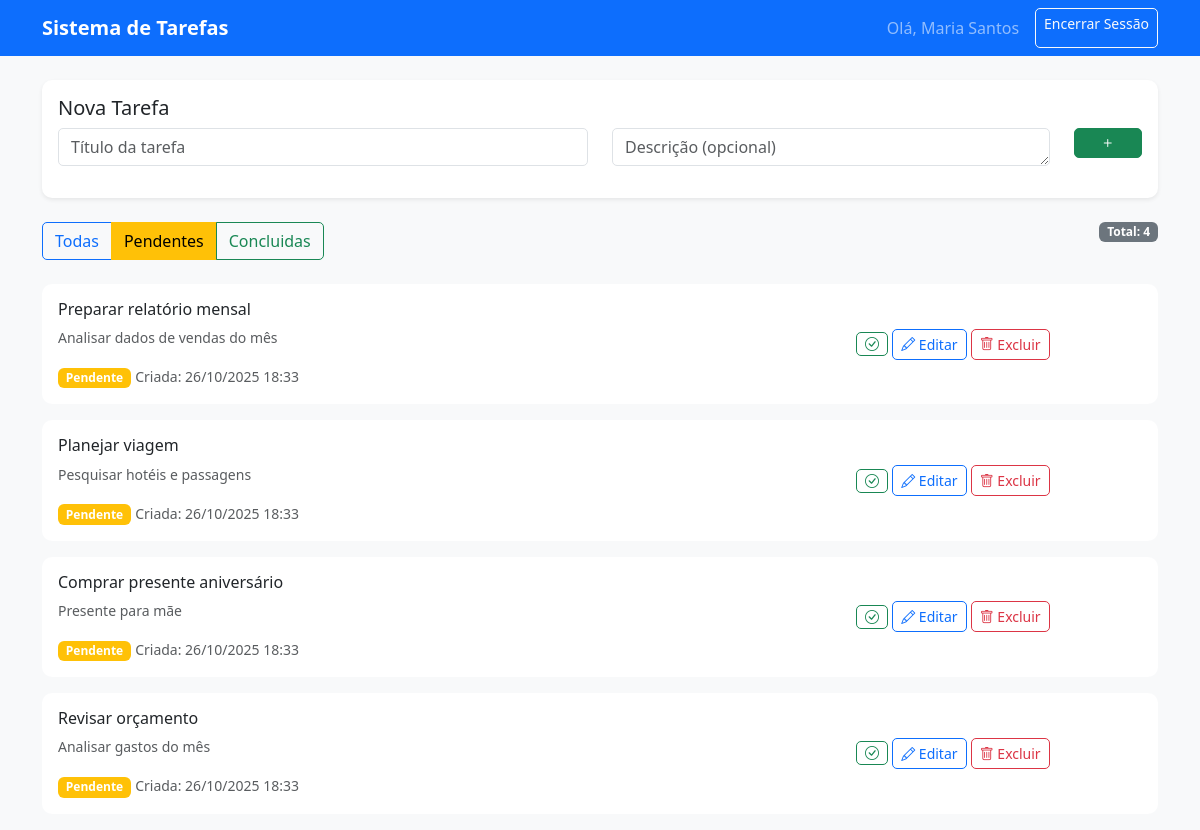
/tasks.php?filter=pendentes (signed in), run on the app's committed database.
### tables this page shows
CREATE TABLE tarefas (
    id INT AUTO_INCREMENT PRIMARY KEY,
    usuario_id INT NOT NULL,
    titulo VARCHAR(200) NOT NULL,
    descricao TEXT,
    status ENUM('pendente', 'concluida') DEFAULT 'pendente',
    data_criacao TIMESTAMP DEFAULT CURRENT_TIMESTAMP,
    data_conclusao TIMESTAMP NULL,
    FOREIGN KEY (usuario_id) REFERENCES usuarios(id) ON DELETE CASCADE
);

### app/controllers/TaskController.php (called while the page is built, shortened)
<?php
class TaskController {
    private $taskModel;
    public function __construct() {
        $this->taskModel = new Task();
    }
    public function index() {
        $filter = $_GET['filter'] ?? 'all';
        $userId = Auth::getUserId();
        $tasks = $this->taskModel->getByUser($userId, $filter);
        $pageTitle = "Minhas Tarefas - " . Config::get('system.site_name');
        $viewData = [
            'tasks' => $tasks,
            'filter' => $filter,
            'pageTitle' => $pageTitle
        ];
        extract($viewData);
        require_once __DIR__ . '/../views/tasks/index.php';
    }
}

### public/tasks.php (called while the page is built, shortened)
<?php
$taskController = new TaskController();
$taskController->index();

### app/utils/Config.php (called while the page is built, shortened)
<?php
class Config {
    private static $configs = [];
    public static function get($key, $default = null) {
        $keys = explode('.', $key);
        $file = $keys[0];
        if (!isset(self::$configs[$file])) {
            $configPath = __DIR__ . "/../config/{$file}.php";
            if (file_exists($configPath)) {
                self::$configs[$file] = require $configPath;
            } else {
                return $default;
            }
        }
        $config = self::$configs[$file];
        for ($i = 1; $i < count($keys); $i++) {
            if (isset($config[$keys[$i]])) {
                $config = $config[$keys[$i]];
            } else {
                return $default;
            }
        }
        return $config;
    }
    public static function baseUrl($path = '') {
        $baseUrl = self::get('system.base_url', '');
        $path = ltrim($path, '/');
        return $baseUrl . ($path ? "/{$path}" : '');
    }
}

### app/config/database.php (called while the page is built)
<?php
return [
    'host' => 'localhost',
    'dbname' => 'tarefas',
    'username' => 'root',
    'password' => '',
    'charset' => 'utf8mb4'
];

### app/utils/Database.php (called while the page is built, shortened)
<?php
class Database {
    private $connection;
    private static $instance = null;
    private function __construct() {
        $config = require __DIR__ . '/../config/database.php';
        try {
            $this->connection = new \PDO(
                "mysql:host={$config['host']};dbname={$config['dbname']};charset={$config['charset']}",
                $config['username'],
                $config['password'],
                [
                    \PDO::ATTR_ERRMODE => \PDO::ERRMODE_EXCEPTION,
                    \PDO::ATTR_DEFAULT_FETCH_MODE => \PDO::FETCH_ASSOC,
                    \PDO::ATTR_EMULATE_PREPARES => false
                ]
            );
        } catch (\PDOException $e) {
            error_log("Error de conexión: " . $e->getMessage());
            die("Error de conexión");
        }
    }
    public static function getInstance() {
        if (self::$instance === null) {
            self::$instance = new self();
        }
        return self::$instance;
    }
    public function getConnection() {
        return $this->connection;
    }
}

### app/utils/Auth.php (called while the page is built, shortened)
<?php
class Auth {
    public static function getUserId() {
        return $_SESSION['user_id'] ?? null;
    }
}

### app/models/Task.php (called while the page is built, shortened)
<?php
class Task {
    private $db;
    public function __construct() {
        $this->db = Database::getInstance()->getConnection();
    }
    public function getByUser($userId, $filter = 'all') {
        $sql = "SELECT * FROM tarefas WHERE usuario_id = :user_id";
        switch($filter) {
            case 'pendentes':
                $sql .= " AND status = 'pendente'";
                break;
        }
        $sql .= " ORDER BY data_criacao DESC";
        $query = $this->db->prepare($sql);
        $query->execute([':user_id' => $userId]);
        return $query->fetchAll();
    }
}

### app/views/tasks/index.php (the view, shortened to what this page needs)
<?php
$currentFilter = $_GET['filter'] ?? 'all';
?>
<nav class="navbar navbar-expand-lg navbar-dark bg-primary mb-4">
    <div class="container">
        <a class="navbar-brand" href="<?= Config::baseUrl('tasks.php') ?>"> <?= Config::get('system.site_name') ?></a>
        <div class="navbar-nav ms-auto">
            <span class="navbar-text me-3">Olá, <?= htmlspecialchars($_SESSION['user_name'] ?? 'Usuario') ?></span>
            <a class="btn btn-outline-light btn-sm" href="<?= Config::baseUrl('logout.php') ?>">Encerrar Sessão</a>
        </div>
    </div>
</nav>
<div class="container">
    <div class="card shadow-sm mb-4">
        <div class="card-body">
            <h5 class="card-title">Nova Tarefa</h5>
            <form id="createTaskForm">
                <div class="row">
                    <div class="col-md-6">
                        <input type="text" class="form-control" id="taskTitle" placeholder="Título da tarefa" required>
                    </div>
                    <div class="col-md-5">
                        <textarea class="form-control" id="taskDescription" placeholder="Descrição (opcional)" rows="1"></textarea>
                    </div>
                    <div class="col-md-1">
                        <button type="submit" class="btn btn-success w-100"><i class="bi bi-plus"></i></button>
                    </div>
                </div>
            </form>
        </div>
    </div>
    <div class="row mb-4">
        <div class="col-md-8">
            <div class="btn-group" role="group">
                <a href="<?= Config::baseUrl('tasks.php') ?>"
                class="btn <?= $currentFilter === 'all' ? 'btn-primary' : 'btn-outline-primary' ?> filter-link"
                data-filter="all">
                    Todas
                </a>
                <a href="<?= Config::baseUrl('tasks.php?filter=pendentes') ?>"
                class="btn <?= $currentFilter === 'pendentes' ? 'btn-warning' : 'btn-outline-warning' ?> filter-link"
                data-filter="pendentes">
                    Pendentes
                </a>
                <a href="<?= Config::baseUrl('tasks.php?filter=concluidas') ?>"
                class="btn <?= $currentFilter === 'concluidas' ? 'btn-success' : 'btn-outline-success' ?> filter-link"
                data-filter="concluidas">
                    Concluidas
                </a>
            </div>
        </div>
        <div class="col-md-4 text-end">
            <span class="badge bg-secondary">Total: <?= count($tasks) ?></span>
        </div>
    </div>
    <div id="tasksContainer">
        <?php if (empty($tasks)): ?>
            <div class="text-center py-5">
                <div class="text-muted">
                    <h4>Não há tarefas</h4>
                    <p><?= $currentFilter === 'all' ? 'Comece adicionando sua primeira tarefa' : 'Não há tarefas com este filtro' ?></p>
                </div>
            </div>
        <?php else: ?>
            <?php foreach ($tasks as $task):
                $isCompleted = $task['status'] === 'concluida';
                $badgeClass = $isCompleted ? 'bg-success' : 'bg-warning';
                $textClass = $isCompleted ? 'text-decoration-line-through text-muted' : '';
            ?>
                <div class="card task-card mb-3  <?= $isCompleted ? 'bg-success-subtle' : '' ?>" data-task-id="<?= $task['id'] ?>">
                    <div class="card-body">
                        <div class="row align-items-center">
                            <div class="col-md-8">
                                <h6 class="card-title <?= $textClass ?>"><?= htmlspecialchars($task['titulo']) ?></h6>
                                <?php if ($task['descricao']): ?>
                                    <p class="card-text text-muted small <?= $textClass ?>"><?= htmlspecialchars($task['descricao']) ?></p>
                                <?php endif; ?>
                                <span class="badge <?= $badgeClass ?>"><?= ucfirst($task['status']) ?></span>
                                <small class="text-muted">Criada: <?= date('d/m/Y H:i', strtotime($task['data_criacao'])) ?></small>
                            </div>
                            <div class="col-md-3 text-end">
                                <button class="btn btn-sm <?= $isCompleted ? 'btn-outline-warning' : 'btn-outline-success' ?> toggle-status"
                                        data-task-id="<?= $task['id'] ?>"
                                        data-current-status="<?= $task['status'] ?>"
                                        title="<?= $isCompleted ? 'Marcar como Pendente' : 'Marcar como Concluída' ?>">
                                    <i class="bi <?= $isCompleted ? 'bi-x-circle' : 'bi-check-circle' ?>"></i>
                                </button>
                                <button class="btn btn-sm btn-outline-primary edit-task"
                                        data-task-id="<?= $task['id'] ?>"
                                        data-title="<?= htmlspecialchars($task['titulo']) ?>"
                                        data-description="<?= htmlspecialchars($task['descricao'] ?? '') ?>">
                                    <i class="bi bi-pencil"></i> Editar
                                </button>
                                <button class="btn btn-sm btn-outline-danger delete-task"
                                        data-task-id="<?= $task['id'] ?>">
                                    <i class="bi bi-trash"></i> Excluir
                                </button>
                            </div>
                        </div>
                    </div>
                </div>
            <?php endforeach; ?>
        <?php endif; ?>
    </div>
</div>
<?php require_once __DIR__ . '/../layout.php'; ?>

### public/assets/css/style.css (style rules this page uses)
body { background-color: #f8f9fa; }
.card { border: none; border-radius: 10px; }
.btn { border-radius: 5px; }
.form-control { border-radius: 5px; }
.task-card { transition: all 0.3s ease; }
.navbar-brand { font-weight: bold; }
.btn-group .btn { border-radius: 5px; }

### data on the page
tarefas: titulo "Preparar relatório mensal", descricao "Analisar dados de vendas do mês", status "Pendente", data_criacao "26/10/2025 18:33"
tarefas: titulo "Planejar viagem", descricao "Pesquisar hotéis e passagens", status "Pendente", data_criacao "26/10/2025 18:33"
tarefas: titulo "Comprar presente aniversário", descricao "Presente para mãe", status "Pendente", data_criacao "26/10/2025 18:33"
tarefas: titulo "Revisar orçamento", descricao "Analisar gastos do mês", status "Pendente", data_criacao "26/10/2025 18:33"

### other printed values
Config::get('system.site_name') "Sistema de Tarefas"
$_SESSION['user_name'] "Maria Santos"
count($tasks) "4"
